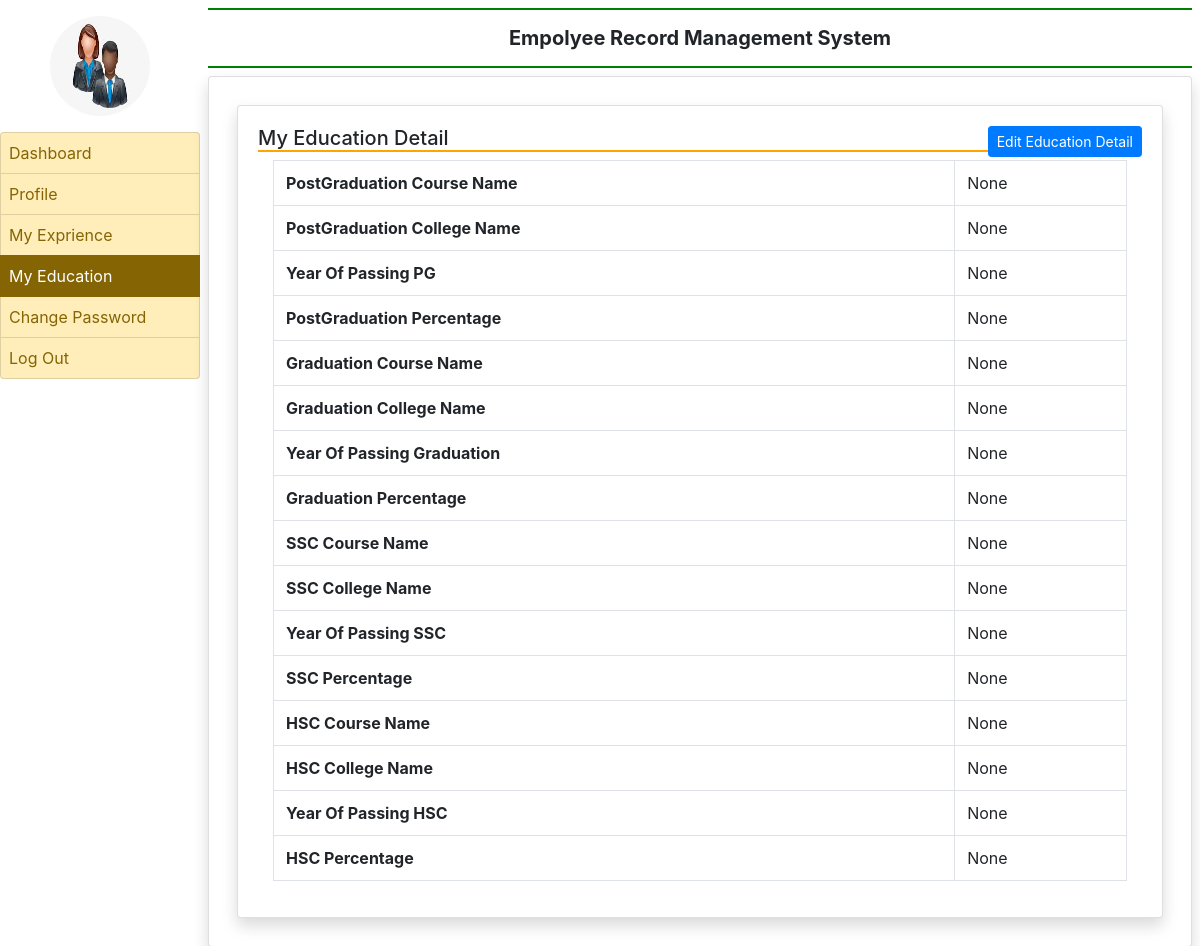
/my_education (signed in), run on an earlier commit of the app's database.
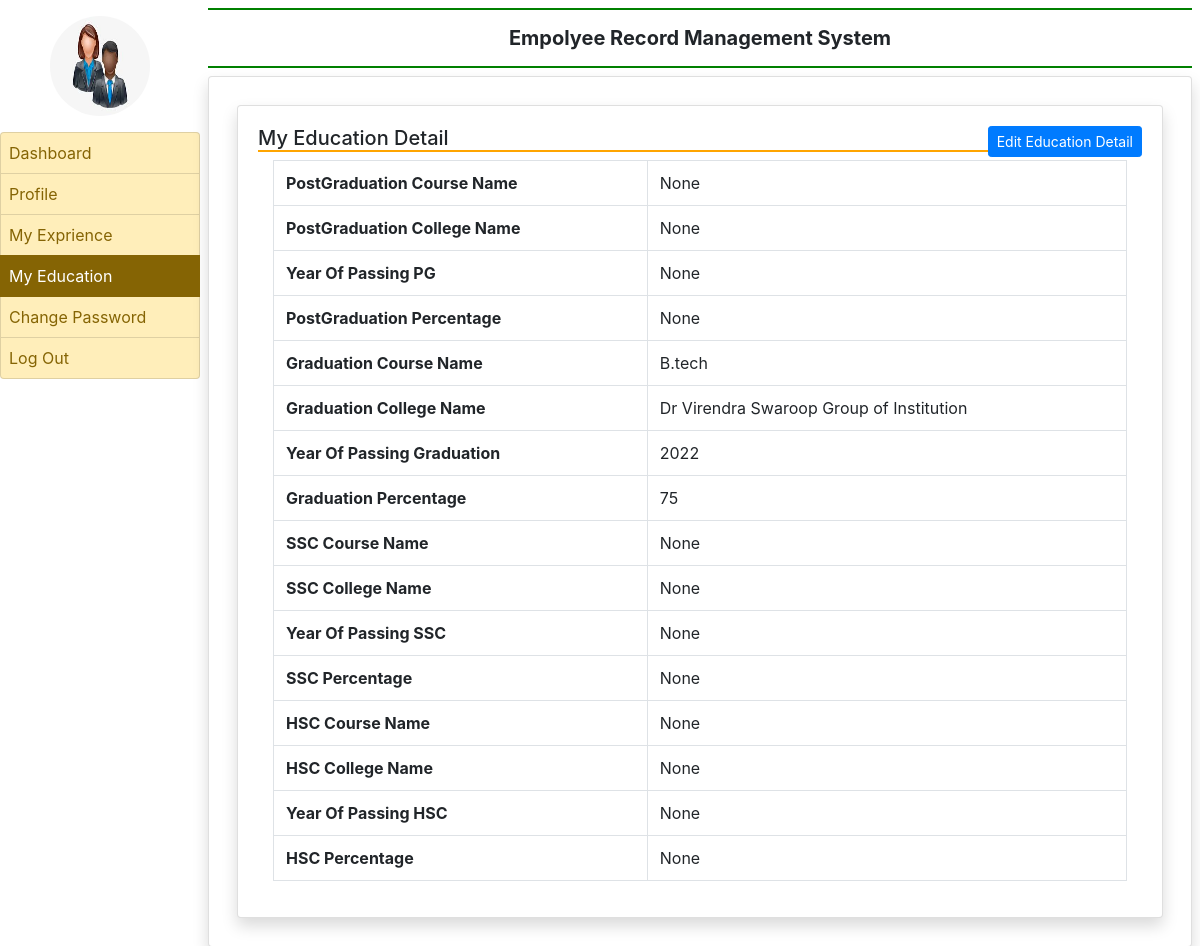
And on a later commit of the database.
### employee/models.py (models this page shows)
class EmployeeEducation(models.Model):
        user = models.ForeignKey(User,on_delete=models.CASCADE)
        coursepg = models.CharField(max_length=100, null=True)
        Schoolclgpg = models.CharField(max_length=200, null = True)
        yearofpassingpg = models.CharField(max_length=20,null = True)
        percentagepg = models.CharField(max_length=30,null = True)
        coursegra = models.CharField(max_length=100, null=True)
        Schoolclggra = models.CharField(max_length=100, null = True)
        yearofpassinggra = models.CharField(max_length=20,null = True)
        percentagegra = models.CharField(max_length=30,null = True)
        coursessc = models.CharField(max_length=100, null=True)
        Schoolclgssc = models.CharField(max_length=100, null = True)
        yearofpassingssc = models.CharField(max_length=20,null = True)
        percentagessc = models.CharField(max_length=30,null = True)
        coursehsc = models.CharField(max_length=100, null=True)
        Schoolclghsc = models.CharField(max_length=100, null = True)
        yearofpassinghsc = models.CharField(max_length=20,null = True)
        percentagehsc = models.CharField(max_length=30,null = True)

### employee/views.py (the view)
# urls.py: path('my_education',my_education,name='my_education'),
def my_education(request):
    if not request.user.is_authenticated:
        return redirect('emp_login')
    user = request.user
    education = EmployeeEducation.objects.get(user=user)
    return render(request,'my_education.html',locals())

### employee/templates/my_education.html
{%extends 'emp_base.html'%}
{% block main %}
<div class="card shadow m-2">
    <div class="card-body">
        <a href="{% url 'edit_myeducation'%}" class="btn btn-primary float-right btn-sm">Edit Education Detail</a>
        <h5 Style="border-bottom : 2px solid orange">My Education Detail</h5>
        <div class="container-fluid">
            <table class="table table-bordered">
                <tr>
                    <th>PostGraduation Course Name</th>
                    <td>{{education.coursepg}}</td>
                </tr>
                <tr>
                    <th>PostGraduation College Name </th>
                    <td>{{education.Schoolclgpg}}</td>
                </tr>
                <tr>
                    <th>Year Of Passing PG</th>
                    <td>{{education.yearofpassingpg}}</td>
                </tr>
                <tr>
                    <th>PostGraduation Percentage</th>
                    <td>{{education.percentagepg}}</td>
                </tr>
                <tr>
                    <th>Graduation Course Name</th>
                    <td>{{education.coursegra}}</td>
                </tr>
                <tr>
                    <th>Graduation College Name </th>
                    <td>{{education.Schoolclggra}}</td>
                </tr>
                <tr>
                    <th>Year Of Passing Graduation</th>
                    <td>{{education.yearofpassinggra}}</td>
                </tr>
                <tr>
                    <th>Graduation Percentage</th>
                    <td>{{education.percentagegra}}</td>
                </tr>
                <tr>
                    <th>SSC Course Name</th>
                    <td>{{education.coursessc}}</td>
                </tr>
                <tr>
                    <th>SSC College Name </th>
                    <td>{{education.Schoolclgssc}}</td>
                </tr>
                <tr>
                    <th>Year Of Passing SSC</th>
                    <td>{{education.yearofpassingssc}}</td>
                </tr>
                <tr>
                    <th>SSC Percentage</th>
                    <td>{{education.percentagessc}}</td>
                </tr>
                <tr>
                    <th>HSC Course Name</th>
                    <td>{{education.coursehsc}}</td>
                </tr>
                <tr>
                    <th>HSC College Name </th>
                    <td>{{education.Schoolclghsc}}</td>
                </tr>
                <tr>
                    <th>Year Of Passing HSC</th>
                    <td>{{education.yearofpassinghsc}}</td>
                </tr>
                <tr>
                    <th>HSC Percentage</th>
                    <td>{{education.percentagehsc}}</td>
                </tr>
            </table>
        </div>
    </div>
</div>
{% endblock %}

What changed in the data, as far as the page shows it:
changed EmployeeEducation "None": coursegra "None" → "B.tech"; Schoolclggra "None" → "Dr Virendra Swaroop Group of Institution"; yearofpassinggra "None" → "2022"; percentagegra "None" → "75"
